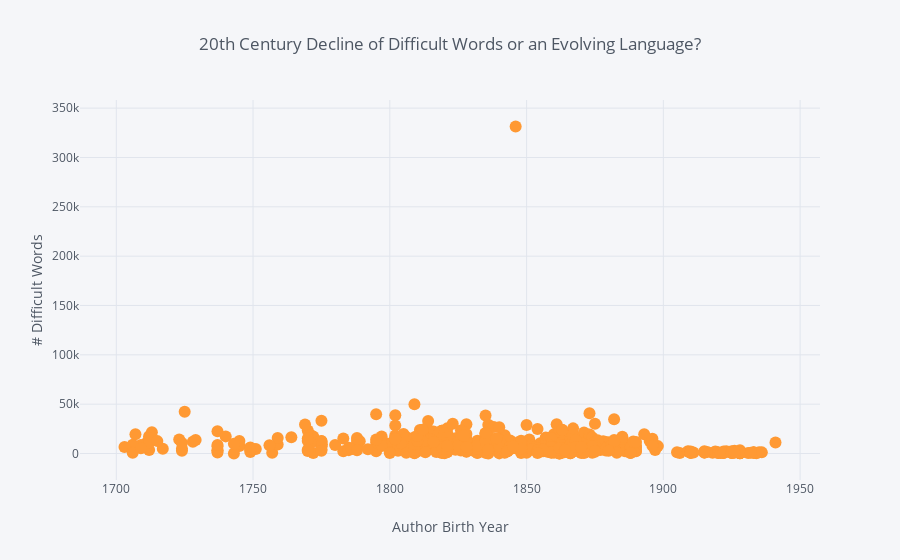

Notebook cell for this chart:
### Code cell
classics1700.iplot(kind='scatter', x='birth', y='difficult words',
               xTitle='Author Birth Year',
               yTitle='# Difficult Words', 
               title='20th Century Decline of Difficult Words or an Evolving Language?', 
               mode='markers')

### Figure 1 — Plotly figure (JSON) as saved in the notebook; plotly's stock layout.template omitted (floating-point values rounded to 4 significant figures; data arrays with more than 128 entries replaced by an {"elided": "..."} marker saying what was removed)
{"data": [{"line": {"color": "rgba(255, 153, 51, 1.0)", "dash": "solid", "shape": "linear", "width": 1.3}, "marker": {"size": 12, "symbol": "circle"}, "mode": "markers", "name": "difficult words", "text": "", "type": "scatter", "uid": "531bca53-6613-4b61-ae51-f84476c86608", "x": {"elided": "701 int values"}, "y": {"elided": "701 int values"}}], "layout": {"legend": {"bgcolor": "#F5F6F9", "font": {"color": "#4D5663"}}, "paper_bgcolor": "#F5F6F9", "plot_bgcolor": "#F5F6F9", "title": {"font": {"color": "#4D5663"}, "text": "20th Century Decline of Difficult Words or an Evolving Language?"}, "xaxis": {"gridcolor": "#E1E5ED", "showgrid": true, "tickfont": {"color": "#4D5663"}, "title": {"font": {"color": "#4D5663"}, "text": "Author Birth Year"}, "zerolinecolor": "#E1E5ED"}, "yaxis": {"gridcolor": "#E1E5ED", "showgrid": true, "tickfont": {"color": "#4D5663"}, "title": {"font": {"color": "#4D5663"}, "text": "# Difficult Words"}, "zerolinecolor": "#E1E5ED"}}}
